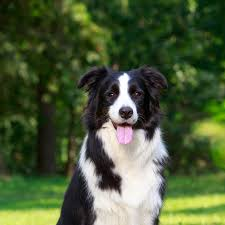
#> input picture pdi/border_collie.jpg, 225 x 225 px
$ jupyter execute pratica_filtragemespacial2.ipynb   (older library calls are emulated)
#> lines starting #> are read from the running program, lines starting #| are printed output that depends on the picture
# Prática Filtragem Espacial II

**Aluno:** Euler Gomes da Rocha

Bibliotecas

[cell 1]
import cv2
import numpy as np
import matplotlib.pyplot as plt

## Carregando a imagem RGB

[cell 2]
color_img = cv2.imread('border_collie.jpg', cv2.IMREAD_COLOR)
#> color_img is the input picture: shape (225, 225, 3); mean B, G, R 56.3, 91, 75.4
color_rgb = cv2.cvtColor(color_img, cv2.COLOR_BGR2RGB)
print(color_img.shape)
#| (225, 225, 3)

plt.figure()
plt.imshow(color_rgb)
plt.axis('off')
plt.show()

## Processamento da imagem com os filtros

[cell 3]
#converter a imagem para gray scale
gray_img = cv2.cvtColor(color_img, cv2.COLOR_BGR2GRAY)
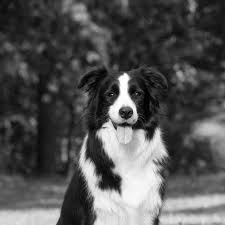
#> gray_img: shape (225, 225); min 0, max 255, mean 82.4
#tirando ruido
gray_img = cv2.GaussianBlur(gray_img, (5, 5), 0)

plt.figure()
plt.imshow(gray_img, cmap='gray') #exibir tons de cinza cmap ='gray'
plt.show()

### Aplicação dos Operadores de Primeira Ordem

[cell 4]
#operador SOBEL
sobel_x = cv2.Sobel(gray_img, cv2.CV_64F, 1, 0, ksize=3)
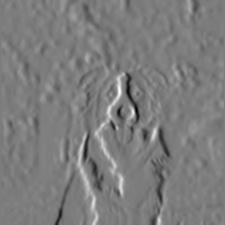
#> sobel_x: shape (225, 225) float64; min -505, max 527, mean 1.2; drawn with min black and max white
sobel_y = cv2.Sobel(gray_img, cv2.CV_64F, 0, 1, ksize=3)
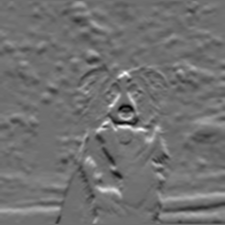
#> sobel_y: shape (225, 225) float64; min -319, max 408, mean 4.1; drawn with min black and max white
#cv2.CV_64F evita overflow

#SOBEL combinado
sobel_com = np.sqrt(sobel_x**2 + sobel_y**2)
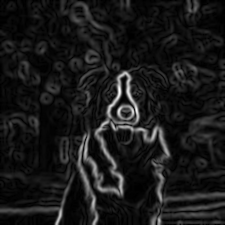
#> sobel_com: shape (225, 225) float64; min 0, max 529.9, mean 52.7; drawn with min black and max white
sobel_result = cv2.normalize(sobel_com, None, 0, 255, cv2.NORM_MINMAX, cv2.CV_8U)

[cell 5]
#operador PREWITT
kernel_prewitt_x = np.array([[-1, 0, 1], [-1, 0, 1], [-1, 0, 1]], dtype=np.float32)
kernel_prewitt_y = np.array([[-1, -1, -1], [0, 0, 0], [1, 1, 1]], dtype=np.float32)

prewitt_x = cv2.filter2D(gray_img, cv2.CV_64F, kernel_prewitt_x)
prewitt_y = cv2.filter2D(gray_img, cv2.CV_64F, kernel_prewitt_y)

#PREWITT combinado
prewitt_combined = np.sqrt(prewitt_x**2 + prewitt_y**2)
prewitt_result = cv2.normalize(prewitt_combined, None, 0, 255, cv2.NORM_MINMAX, cv2.CV_8U)

### Aplicação do Operador de Segunda Ordem

[cell 6]
#Operador LAPLACIANO

laplacian = cv2.Laplacian(gray_img, cv2.CV_64F)
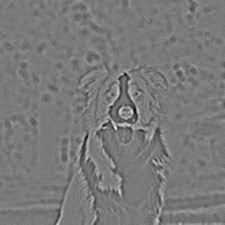
#> laplacian: shape (225, 225) float64; min -57, max 62, mean 0; drawn with min black and max white

laplacian_result = cv2.normalize(laplacian,None, 0, 255, cv2.NORM_MINMAX, cv2.CV_8U)

## Mostrando a imagem

[cell 7]
plt.figure(figsize=(8, 8))

plt.subplot(2, 2, 1)
plt.imshow(gray_img, cmap='gray')
plt.title('Imagem Cinza')
plt.axis('off')

plt.subplot(2, 2, 2)
plt.imshow(sobel_result, cmap='gray')
plt.title('Imagem Sobel')
plt.axis('off')

plt.subplot(2, 2, 3)
plt.imshow(prewitt_result, cmap='gray')
plt.title('Imagem Prewitt')
plt.axis('off')

plt.subplot(2, 2, 4)
plt.imshow(laplacian_result, cmap='gray')
plt.title('Imagem Laplaciano')
plt.axis('off')

plt.tight_layout()
plt.show()

$ run again, with pdi/images.jpg copied over pdi/border_collie.jpg
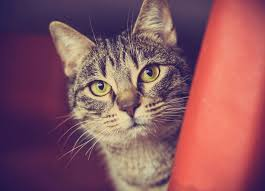
#> input picture pdi/images.jpg, 265 x 191 px
#> color_img is the input picture: shape (191, 265, 3); mean B, G, R 95.8, 86.3, 139
#| (191, 265, 3)
#> `sobel_com = np.sqrt(sobel_x**2 + sobel_y**2)`:
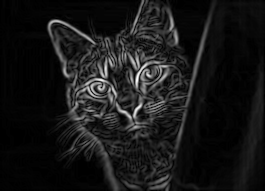
#> sobel_com: shape (191, 265) float64; min 0, max 403.7, mean 37; drawn with min black and max white
#> `laplacian = cv2.Laplacian(gray_img, cv2.CV_64F)`:
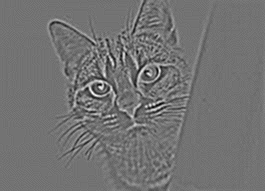
#> laplacian: shape (191, 265) float64; min -47, max 57, mean 0; drawn with min black and max white
